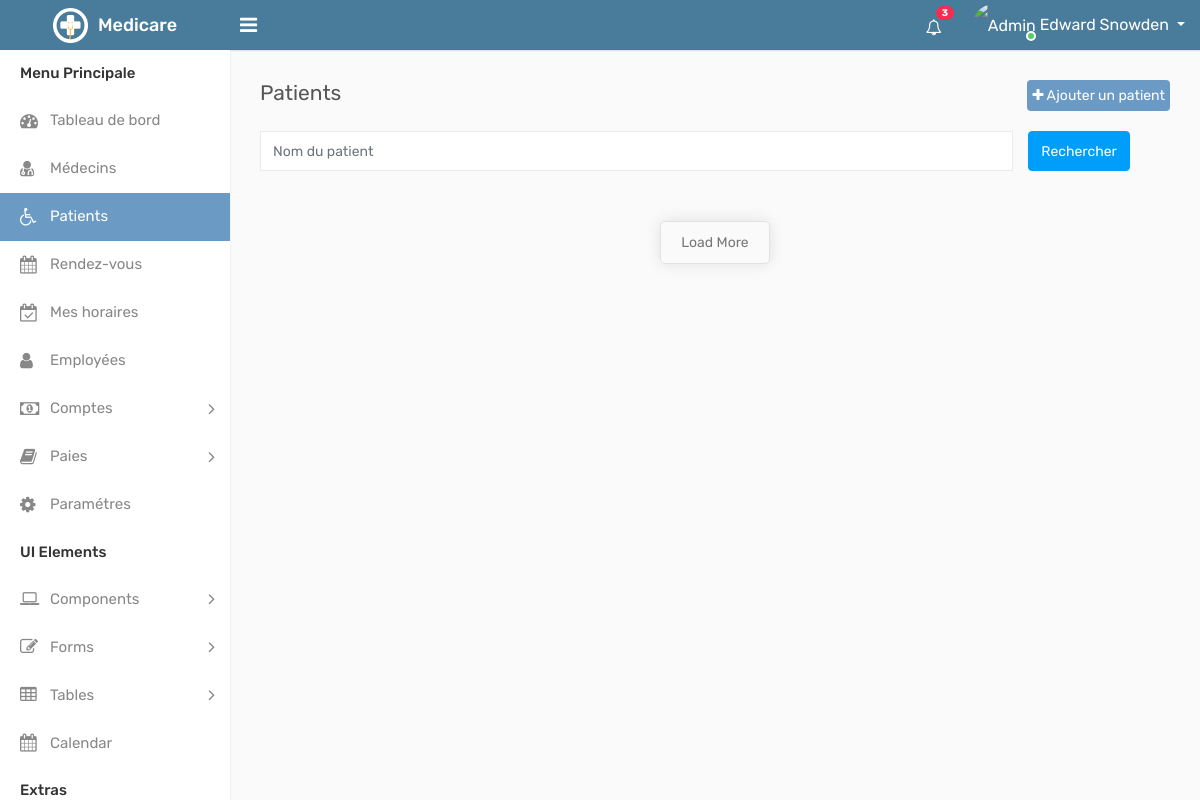
The page /patients.php on the database as committed earlier.
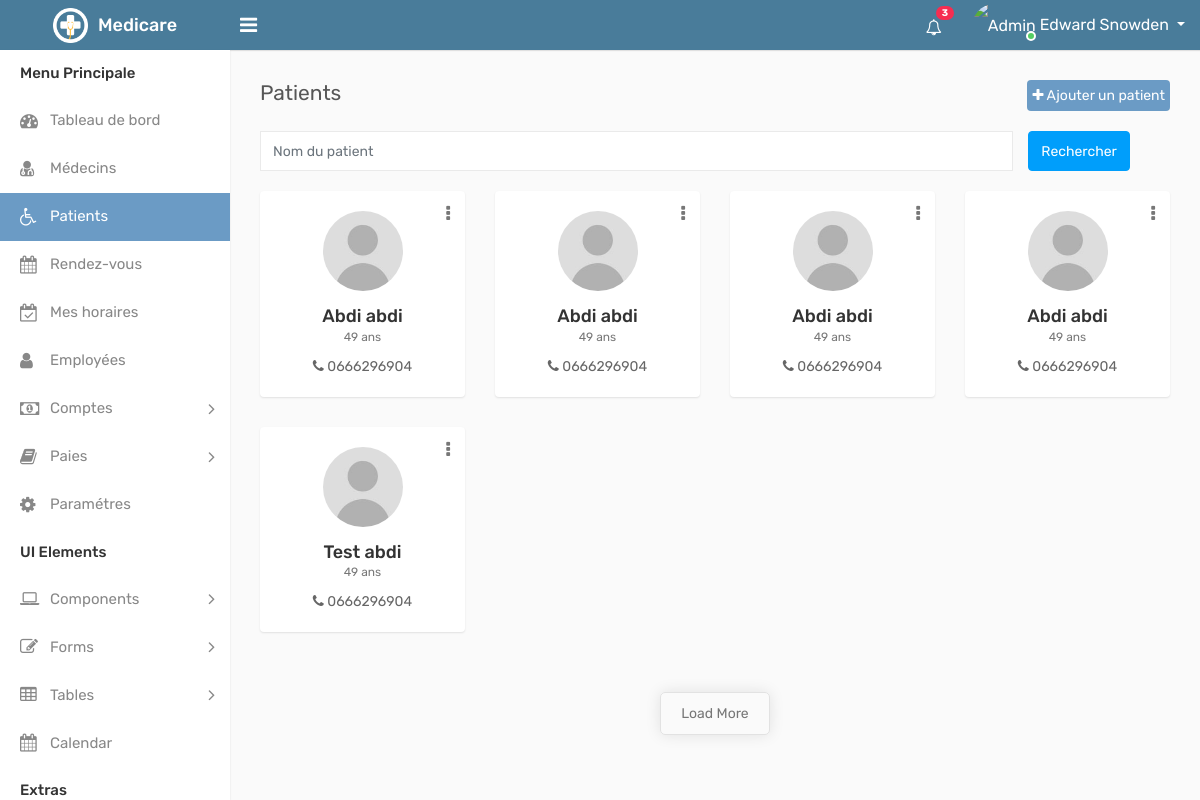
The same page on the database as committed later.
### tables this page shows
CREATE TABLE IF NOT EXISTS `patients` (
  `id_patient` int(8) NOT NULL AUTO_INCREMENT,
  `id_doctor` int(8) NOT NULL,
  `full_name_patient` varchar(128) NOT NULL,
  `birthdate_patient` date NOT NULL,
  `phone_number_patient` varchar(12) NOT NULL,
  `address_patient` varchar(256) NOT NULL,
  `gender_patient` varchar(1) NOT NULL,
  PRIMARY KEY (`id_patient`),
  KEY `id_doctor` (`id_doctor`)
);

### engine/database-functions.php (called while the page is built, shortened)
<?php
class DatabaseUtility {
    private $host ,$username,$password,$options,$databaseConnection;
    function __construct($host,$username,$password){
        $this->host = $host;
        $this->username = $username;
        $this->password = $password;
        $this->options = [
            PDO::ATTR_EMULATE_PREPARES => false,
            PDO::ATTR_ERRMODE => PDO::ERRMODE_EXCEPTION,
            PDO::ATTR_DEFAULT_FETCH_MODE => PDO::FETCH_ASSOC
        ];
    }
     private function _connect(){
        try {
           return  new PDO($this->host,$this->username,$this->password,$this->options);
        } catch (Exception $e) {
                echo $e->getMessage();
        }
    }
    public function selectData($table,$stringvalues,$condition=1,$limit=""){
        $this->databaseConnection = $this->_connect();
        $selectString ="SELECT  $stringvalues FROM $table  WHERE $condition  $limit";
        $prepared_stm = $this->databaseConnection->prepare($selectString);
        $selectedValues =  array();
        try {
            $result = $prepared_stm->execute();
            while($result_row = $prepared_stm->fetch(PDO::FETCH_ASSOC) )
                    array_push($selectedValues ,$result_row);
        }catch(Exception $e){
            return $this->returnResult(false,errors::sqlselect,$e->getMessage());
        }
        return array(
            "success"  => true,
            "result" => $selectedValues
        );
    }
}
?>

### engine/patient.php (the view, shortened to what this page needs)
<?php
require_once "database-functions.php";
class Patient {
  public $db;
  public $full_name_patient , $phone_number_patient , $gender_patient ,$address_patient ,$id_patient , $birthdate_patient ;
  public static function initPatientWithNothing(){
    $instance = new self();
    $instance->db =  new DatabaseUtility(SERVERNAME,USERNAME,PASSWORD);
    return $instance;
  }
  public static function initPatientWithArray($array){
      $instance = new self();
         $instance->id_patient = $array["id_patient"];
         $instance->full_name_patient = $array["full_name_patient"];
         $instance->birthdate_patient = $array["birthdate_patient"];
         $instance->gender_patient = $array["gender_patient"] == '1'  ? 'Homme' : 'Femme';
         $instance->phone_number_patient = $array["phone_number_patient"];
         $instance->address_patient = $array["address_patient"];
      return $instance;
  }
    function getAllPatients(){
        $id_doctor=1;
        $tmp_patient_array =  $this->db->selectData("patients","*","id_doctor='$id_doctor'");
        $patient_array = array();
        forEach($tmp_patient_array["result"]  as $tmp_array){
            array_push($patient_array,Patient::initPatientWithArray($tmp_array));
        }
        return $patient_array;
    }
    function displayPatient(){
      $age = floor((time() - strtotime($this->birthdate_patient)) / 31556926);
        return " <div class='col-md-4 col-sm-4  col-lg-3'>
    <div class='profile-widget'>
        <div class='doctor-img'>
            <a class='avatar' href='profile.php?id_patient=$this->id_patient'><img alt='' src='assets/img/user.jpg'></a>
        </div>
        <div class='dropdown profile-action'>
            <a href='#' class='action-icon dropdown-toggle' data-toggle='dropdown' aria-expanded='false'><i class='fa fa-ellipsis-v'></i></a>
            <div class='dropdown-menu dropdown-menu-right'>
                <a class='dropdown-item' href='edit-doctor.html'><i class='fa fa-pencil m-r-5'></i> Modifier</a>
                <a class='dropdown-item' href='#' data-toggle='modal' data-target='#delete_doctor'><i class='fa fa-trash-o m-r-5'></i> Supprimer</a>
            </div>
        </div>
        <h4 class='doctor-name text-ellipsis'><a href='profile.php'>$this->full_name_patient</a></h4>
        <div class='doc-prof'>$age ans</div>
        <div class='user-country'>
            <i class='fa fa-phone'></i> $this->phone_number_patient
        </div>
    </div>
</div>";
}
}
?>

### patients.php (shortened to what this page needs)
<?php require_once "./engine/displayfunctions.php";?>
<!DOCTYPE html>
<html lang="en">
<head>
    <link rel="stylesheet" type="text/css" href="assets/css/bootstrap.min.css">
    <link rel="stylesheet" type="text/css" href="assets/css/font-awesome.min.css">
    <link rel="stylesheet" type="text/css" href="assets/css/select2.min.css">
    <link rel="stylesheet" type="text/css" href="assets/css/dataTables.bootstrap4.min.css">
    <link rel="stylesheet" type="text/css" href="assets/css/bootstrap-datetimepicker.min.css">
    <link rel="stylesheet" type="text/css" href="assets/css/style.css">
</head>
<body>
    <div class="main-wrapper">
        <div class="page-wrapper">
            <div class="content">
                <div class="row">
                    <div class="col-sm-4 col-3">
                        <h4 class="page-title">Patients</h4>
                    </div>
                    <div class="col-sm-8 col-9 text-right m-b-20">
                        <a href="add-patient.html" class="add-button  float-right"><i class="fa fa-plus"></i> Ajouter un patient</a>
                    </div>
                </div>
                <div class="form-group row">
                    <div class="col-md-10">
                        <input type="text" class="form-control" placeholder="Nom du patient">
                    </div>
                    <button type="button" class="btn btn-info">Rechercher</button>
                </div>
                <div class="row doctor-grid">
                <?php displayAllPatients(); ?>
                </div>
                <div class="row">
                    <div class="col-sm-12">
                        <div class="see-all">
                            <a class="see-all-btn" href="javascript:void(0);">Load More</a>
                        </div>
                    </div>
                </div>
            </div>
        </div>
    </div>
</body>
</html>

### engine/displayfunctions.php (shortened to what this page needs)
<?php
    require_once "patient.php";
    function displayAllPatients(){
        $tmp = Patient::initPatientWithNothing();
        $patients = $tmp->getAllPatients();
        foreach($patients as $patient){
            echo $patient->displayPatient();
        }
    }
?>

Rows that differ between the two databases and show on the page:
added patients: full_name_patient "Abdi abdi", birthdate_patient "49", phone_number_patient "0666296904"
added patients: full_name_patient "Abdi abdi", birthdate_patient "49", phone_number_patient "0666296904"
added patients: full_name_patient "Abdi abdi", birthdate_patient "49", phone_number_patient "0666296904"
added patients: full_name_patient "Abdi abdi", birthdate_patient "49", phone_number_patient "0666296904"
added patients: full_name_patient "Test abdi", birthdate_patient "49", phone_number_patient "0666296904"
